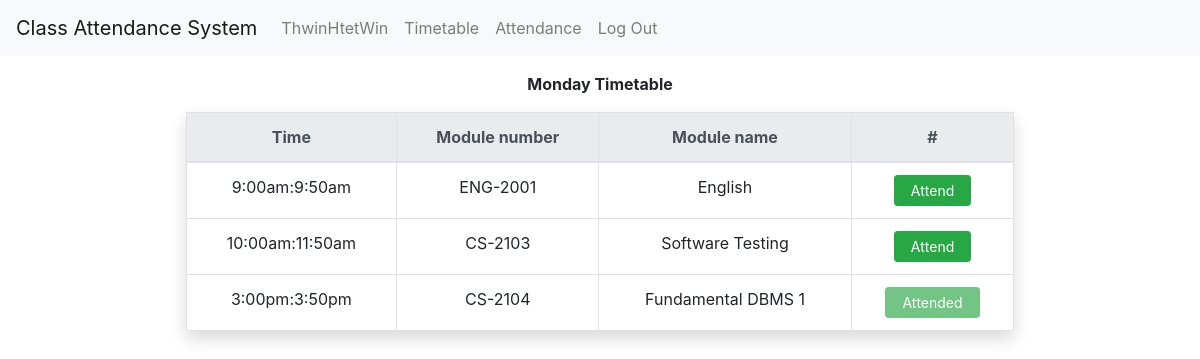
/attendance/ (signed in), run on the app's committed database.
### attendance_app/models.py (models this page shows, shortened)
class User(AbstractUser):
    attending_year = models.CharField(max_length=10)
    roll_no_prefix = models.CharField(max_length=10,default='')
    roll_no_number = models.IntegerField(default=0)
    roll_number = models.CharField(max_length=20,default='')
    classroom      = models.CharField(max_length=20,blank=True)

class Timetable(models.Model):
    classroom = models.ForeignKey(Classroom,on_delete=models.CASCADE,default='')
    subject = models.ForeignKey(ClassroomSubject,on_delete=models.CASCADE)
    day = models.CharField(max_length=15, choices=DAYS)
    start_time = models.CharField(max_length=20,default='')
    end_time = models.CharField(max_length=20,default='')

class ClassroomSubject(models.Model):
    class_id = models.ForeignKey(Classroom,on_delete=models.CASCADE)
    subject  = models.ForeignKey(Subject,on_delete=models.CASCADE)
    class Meta:
        unique_together = (('class_id', 'subject'),)

class Subject(models.Model):
    module_no = models.CharField(max_length=10,primary_key=True)
    module_name = models.CharField(max_length=30)

### attendance_app/views.py (the view)
# urls.py: path('attendance/',views.attendance,name='attendance'),
@login_required
def attendance(request):
    id = request.user.id #5
    attending_year = request.user.attending_year
    classroom      = request.user.classroom
    day            = datetime.now().date().strftime("%A")
    today          = date.today()
    subjects = Timetable.objects.filter(classroom_id=classroom,day=day)
    attended_subjects   = Attendance.objects.filter(student_id=id,classroom_id=classroom,date=today)
    attended_subject_id = [sub.subject_id for sub in attended_subjects] #[28, 29]
    return render(request,'attendance_system/attendance.html',{
        'subjects':subjects,
        'attended_subject_id':attended_subject_id,
        'day':day
        })

### attendance_app/templates/attendance_system/attendance.html (shortened to what this page needs)
{% extends "attendance_system/layout.html" %}
{% load static %}
{% block body %}
{% if day == "Saturday" or day == "Sunday" %}
<p align="center" >Today is {{day}}.<br>There is no class on weekend.</p>
{% else %}
<div align='center' class='m-3'>
    <p><b>{{day}} Timetable</b></p>
</div>
<div class='m-2'>
    <table class="table table-bordered shadow table-responsive-sm btn-table" style="width:70%" align="center">
    <thead class="thead-light">
        <tr align="center">
            <th scope="col">Time</th>
            <th scope="col">Module number</th>
            <th scope="col">Module name</th>
            <th scope="col">#</th>
        </tr>
    </thead>
    <tbody>
        {% for item in subjects %}
        <tr align="center">
            <td scope="row">{{ item.start_time }}:{{ item.end_time }} </td>
            <td scope="row">{{ item.subject.subject.module_no }} </td>
            <td scope="row">{{ item.subject.subject.module_name }} </td>
            {% if item.id in attended_subject_id %}
            <td ><button disabled type='button' id="{{item.id}}" class="btn btn-sm btn-success btn-sm px-3 shadow-none" onclick="add_attendance({{item.id}})">Attended</button></td>
            {% else %}
            <td ><button type='button' id="{{item.id}}" class="btn btn-sm btn-success btn-sm px-3 shadow-none" onclick="add_attendance({{item.id}})">Attend</button></td>
            {% endif %}
        </tr>
{% endfor %}
    </tbody>
</table>
</div>
{% endif %}
{% endblock body %})

### attendance_app/templates/attendance_system/layout.html (shortened to what this page needs)
{% load static %}
<!DOCTYPE html>
<html lang="en">
    <head>
        <link rel="stylesheet" href="https://stackpath.bootstrapcdn.com/bootstrap/4.4.1/css/bootstrap.min.css">
        <link rel="stylesheet" href="https://cdnjs.cloudflare.com/ajax/libs/font-awesome/4.7.0/css/font-awesome.min.css">
    </head>
    <body>
        <nav class="navbar navbar-expand-lg navbar-light bg-light sticky-top">
            <a class="navbar-brand" href="{% url 'index' %}">Class Attendance System</a>
        <div class="collapse navbar-collapse" id="here">
            <ul class="navbar-nav mr-auto">
            {% if user.is_authenticated %}
                <li class="nav-link">{{ user.username }}</li>
                <li class="nav-item">
                    <a class="nav-link" href="{% url 'timetable' %}">Timetable</a>
                </li>
                 <li class="nav-item">
                    <a class="nav-link" href="{% url 'attendance' %}">Attendance</a>
                </li>
                <li class="nav-item">
                    <a class="nav-link" href="{% url 'logout' %}">Log Out</a>
                </li>
            {% endif %}
        </ul>
    </div>
</nav>
            {% block body %}
            {% endblock %}
    </body>
</html>

### data on the page
User: username "ThwinHtetWin"
Timetable: start_time "9:00am", end_time "9:50am", subject.subject.module_no "ENG-2001", subject.subject.module_name "English"
Timetable: start_time "10:00am", end_time "11:50am", subject.subject.module_no "CS-2103", subject.subject.module_name "Software Testing"
Timetable: start_time "3:00pm", end_time "3:50pm", subject.subject.module_no "CS-2104", subject.subject.module_name "Fundamental DBMS 1"
